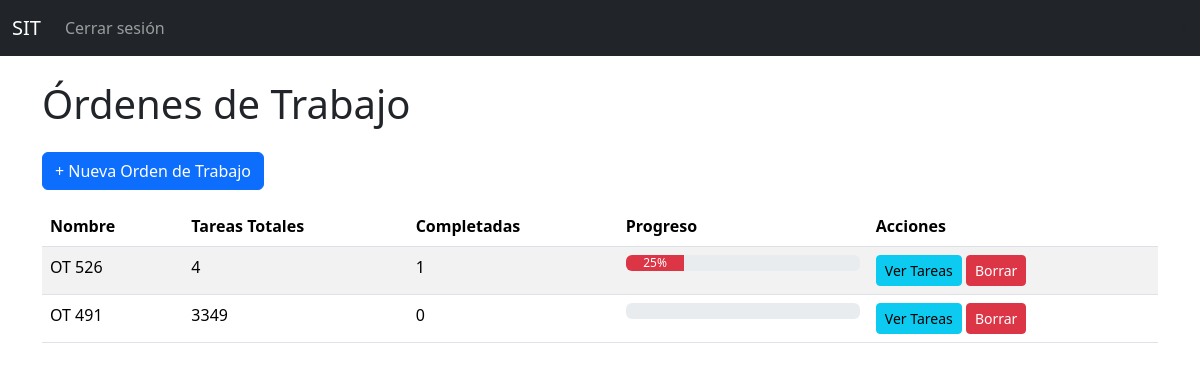
Page /tareas/ordenes/ (signed in) on the committed database.
### tareas_app/models.py (models this page shows, shortened)
class OrdenDeTrabajo(models.Model):
    nombre = models.CharField(max_length=200)
    descripcion = models.TextField(blank=True)
    archivo_excel = models.FileField(upload_to='ordenes_excel/', blank=True, null=True)
    fecha_creacion = models.DateTimeField(auto_now_add=True)
    creada_por = models.ForeignKey(Empleado, null=True, blank=True, on_delete=models.SET_NULL)

### tareas_app/views.py (the view)
# urls.py: path('ordenes/', views.lista_ordenes_trabajo, name='lista_ordenes_trabajo'),
@login_required
def lista_ordenes_trabajo(request):
    empleado = Empleado.objects.get(usuario=request.user)
    if not puede_ver_avances(empleado):
        return HttpResponseForbidden("No tenés permiso para ver las órdenes de trabajo.")
    ordenes = OrdenDeTrabajo.objects.all()
    ordenes_con_info = []
    for orden in ordenes:
        total = orden.tareas.count()
        completadas = orden.tareas.filter(estado='finalizada').count()
        progreso = int((completadas / total) * 100) if total > 0 else 0
        ordenes_con_info.append({
            'orden': orden,
            'total': total,
            'completadas': completadas,
            'progreso': progreso
        })
    return render(request, 'tareas/lista_ordenes_trabajo.html', {
        'ordenes': ordenes_con_info,
        'perfil_usuario': empleado.perfil
    })

### tareas_app/views.py (called while the page is built)
def puede_ver_avances(empleado):
    return empleado.perfil in ['administrador', 'ppc', 'produccion', 'calidad', 'despacho', 'ingenieria']

### templates/tareas/lista_ordenes_trabajo.html (shortened to what this page needs)
{% extends 'base.html' %}
{% block content %}
<h1 class="mb-4">Órdenes de Trabajo</h1>
{% if perfil_usuario == 'administrador' or perfil_usuario == 'produccion' %}
<a href="{% url 'crear_orden_trabajo' %}" class="btn btn-primary mb-3">+ Nueva Orden de Trabajo</a>
{% endif %}
<table class="table table-striped">
    <thead>
        <tr>
            <th>Nombre</th>
            <th>Tareas Totales</th>
            <th>Completadas</th>
            <th>Progreso</th>
            <th>Acciones</th>
        </tr>
    </thead>
    <tbody>
        {% for item in ordenes %}
        <tr>
            <td>{{ item.orden.nombre }}</td>
            <td>{{ item.total }}</td>
            <td>{{ item.completadas }}</td>
            <td style="width: 250px;">
                <div class="progress">
                    <div class="progress-bar
                        {% if item.progreso < 50 %} bg-danger
                        {% elif item.progreso < 100 %} bg-warning
                        {% else %} bg-success
                        {% endif %}"
                        role="progressbar"
                        style="width: {{ item.progreso }}%;"
                        aria-valuenow="{{ item.progreso }}"
                        aria-valuemin="0"
                        aria-valuemax="100">
                        {{ item.progreso }}%
                    </div>
                </div>
            </td>
            <td>
                <a href="{% url 'detalle_orden_trabajo' item.orden.id %}" class="btn btn-sm btn-info">Ver Tareas</a>
                {% if perfil_usuario == 'administrador' or perfil_usuario == 'produccion' %}
                <a href="{% url 'borrar_orden_trabajo' item.orden.id %}" class="btn btn-sm btn-danger">Borrar</a>
                {% endif %}
            </td>
        </tr>
        {% empty %}
        <tr>
            <td colspan="5">No hay órdenes de trabajo.</td>
        </tr>
        {% endfor %}
    </tbody>
</table>
{% endblock %}

### rows in the picture
OrdenDeTrabajo: orden.nombre "OT 526", total "4", completadas "1", progreso "25"
OrdenDeTrabajo: orden.nombre "OT 491", total "3349", completadas "0"
